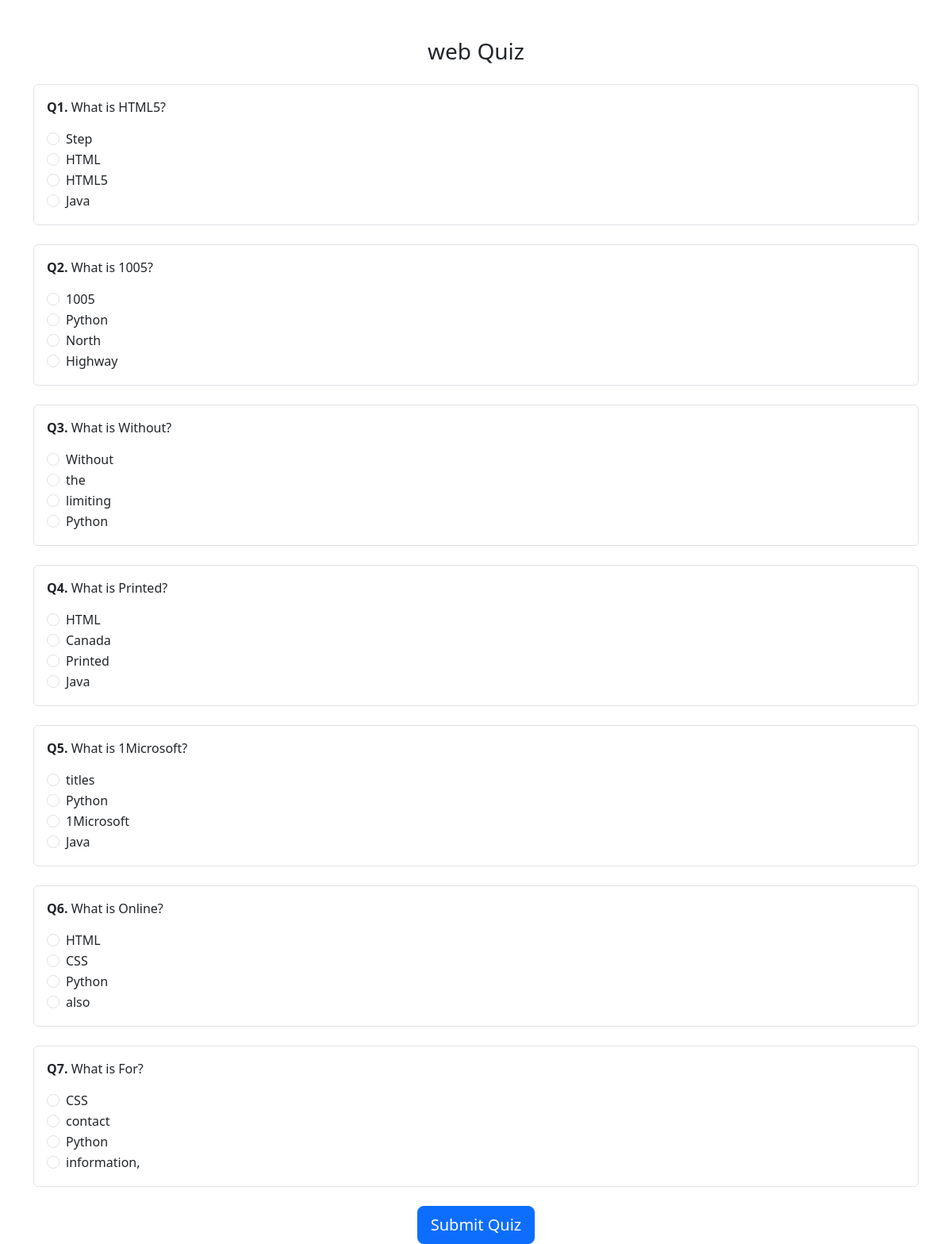
The page /student/quiz/take/46/ on the database its author committed.
### core/models.py (models this page shows, shortened)
class Quiz(models.Model):
    student = models.ForeignKey(Student, on_delete=models.CASCADE)
    subject = models.CharField(max_length=100)
    score = models.FloatField(default=0)
    date = models.DateTimeField(auto_now_add=True)

class Question(models.Model):
    quiz = models.ForeignKey(Quiz, on_delete=models.CASCADE)
    question_text = models.TextField()
    option_a = models.CharField(max_length=255)
    option_b = models.CharField(max_length=255)
    option_c = models.CharField(max_length=255)
    option_d = models.CharField(max_length=255)
    correct_answer = models.CharField(max_length=255)

### core/views.py (the view)
# urls.py: path('student/quiz/take/<int:quiz_id>/', views.take_quiz, name='take_quiz'),
def take_quiz(request, quiz_id):
    quiz = get_object_or_404(Quiz, id=quiz_id)
    questions = Question.objects.filter(quiz=quiz)
    return render(request, "take_quiz.html", {
        "quiz": quiz,
        "questions": questions
    })

### core/templates/take_quiz.html (shortened to what this page needs)
<!DOCTYPE html>
<html>
<head>
  <link href="https://cdn.jsdelivr.net/npm/bootstrap@5.3.0/dist/css/bootstrap.min.css" rel="stylesheet">
</head>
<body>
<div class="container mt-5">
  <h3 class="text-center mb-4">{{ quiz.subject }} Quiz</h3>
  <form method="POST" action="{% url 'submit_quiz' quiz.id %}">
    {% for q in questions %}
      <div class="mb-4 p-3 border rounded">
        <p><strong>Q{{ forloop.counter }}.</strong> {{ q.question_text }}</p>
        <div class="form-check">
          <input class="form-check-input" type="radio" name="{{ q.id }}" value="{{ q.option_a }}" required>
          <label class="form-check-label">{{ q.option_a }}</label>
        </div>
        <div class="form-check">
          <input class="form-check-input" type="radio" name="{{ q.id }}" value="{{ q.option_b }}">
          <label class="form-check-label">{{ q.option_b }}</label>
        </div>
        <div class="form-check">
          <input class="form-check-input" type="radio" name="{{ q.id }}" value="{{ q.option_c }}">
          <label class="form-check-label">{{ q.option_c }}</label>
        </div>
        <div class="form-check">
          <input class="form-check-input" type="radio" name="{{ q.id }}" value="{{ q.option_d }}">
          <label class="form-check-label">{{ q.option_d }}</label>
        </div>
      </div>
    {% endfor %}
    <div class="text-center">
      <button type="submit" class="btn btn-primary btn-lg">
        Submit Quiz
      </button>
    </div>
  </form>
</div>
</body>
</html>

### rows shown on the page
Quiz: subject "web"
Question: question_text "What is HTML5?", option_a "Step", option_b "HTML", option_c "HTML5", option_d "Java"
Question: question_text "What is 1005?", option_a "1005", option_b "Python", option_c "North", option_d "Highway"
Question: question_text "What is Without?", option_a "Without", option_b "the", option_c "limiting", option_d "Python"
Question: question_text "What is Printed?", option_a "HTML", option_b "Canada", option_c "Printed", option_d "Java"
Question: question_text "What is 1Microsoft?", option_a "titles", option_b "Python", option_c "1Microsoft", option_d "Java"
Question: question_text "What is Online?", option_a "HTML", option_b "CSS", option_c "Python", option_d "also"
Question: question_text "What is For?", option_a "CSS", option_b "contact", option_c "Python", option_d "information,"
